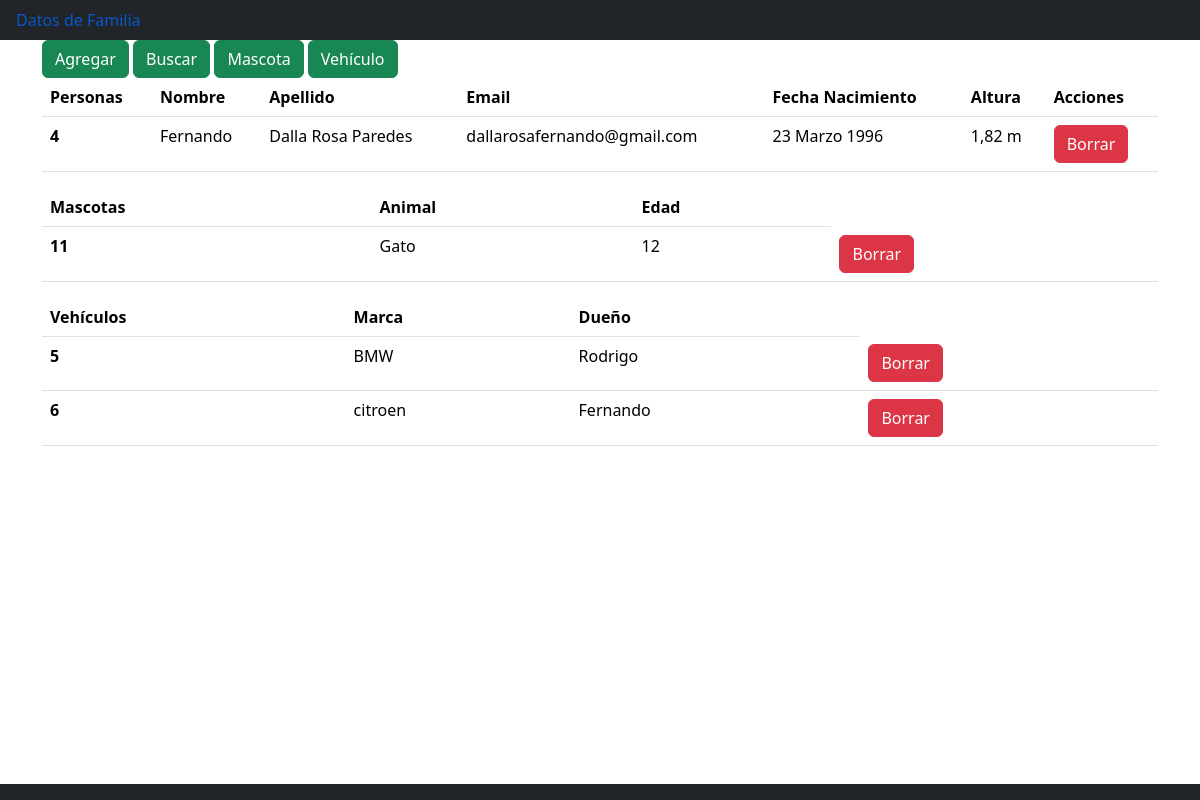
The page / on the database its author committed.
### familia/models.py (models this page shows)
class Persona(models.Model):
    nombre = models.CharField(max_length=100)
    apellido = models.CharField(max_length=100)
    email = models.CharField(max_length=100)
    fecha_nacimiento = models.DateField()
    altura = models.FloatField(default=0.0)

class Mascota(models.Model):
    animal = models.CharField(max_length=100)
    edad = models.IntegerField()

class Vehiculo(models.Model):
    marca = models.CharField(max_length=100)
    dueño = models.CharField(max_length=100)

### familia/views.py (the view)
# urls.py: path('', views.index, name="index"),
def index(request):
    personas = Persona.objects.all()
    mascota = Mascota.objects.all()
    vehiculo = Vehiculo.objects.all()
    template = loader.get_template('familia/lista_familiares.html')
    context = {
        'personas': personas,
        "mascota": mascota,
        "vehiculo": vehiculo,
    }
    return HttpResponse(template.render(context, request))

### familia/templates/familia/lista_familiares.html
{% extends "familia/index.html" %}
{% load bootstrap5 %}
{% block cuerpo %}
<div class="container">
  <div class="row">
    <div class="col">
      {% url 'agregar' as agregar_url %}
      {% url 'buscar' as buscar_url %}
      {% url 'mascota' as mascota_url %}
      {% url 'vehiculo' as vehiculo_url %}
      {% bootstrap_button "Agregar" button_class="btn-success" button_type="link" href=agregar_url %}
      {% bootstrap_button "Buscar" button_class="btn-success" button_type="link" href=buscar_url %}
      {% bootstrap_button "Mascota" button_class="btn-success" button_type="link" href=mascota_url %}
      {% bootstrap_button "Vehículo" button_class="btn-success" button_type="link" href=vehiculo_url %}
    <div>
  <div>
  <div class="row">
    <div class="col">
        {% if personas %}
        <table class="table">
            <thead>
                <th scope="col">Personas</th>
                <th scope="col">Nombre</th>
                <th scope="col">Apellido</th>
                <th scope="col">Email</th>
                <th scope="col">Fecha Nacimiento</th>
                <th scope="col">Altura</th>
                <th scope="col">Acciones</th>
            </thead>
            {% for p in personas %}
            <tbody>
                <tr>
                    <th scope="row">{{p.id}} </th>
                    <td> {{p.nombre}} </td>
                    <td> {{p.apellido}} </td>
                    <td> {{p.email}} </td>
                    <td> {{p.fecha_nacimiento}} </td>
                    <td> {{p.altura}} m</td>
                    {% url 'borrar' identificador=p.id as borrar_url %}
                    <td>{% bootstrap_button "Borrar" size="sm" button_class="btn-danger" button_type="link" href=borrar_url %}</td>
                </tr>
            </tbody>
            {% endfor %}
        </table>
        {% else %}
            <p>No tienes datos cargados</p>
        {% endif %}
    </div>
  </div>
</div>
<div class="row">
  <div class="col">
      {% if mascota %}
      <table class="table">
          <thead>
              <th scope="col">Mascotas</th>
              <th scope="col">Animal</th>
              <th scope="col">Edad</th>
          </thead>
          {% for p in mascota %}
          <tbody>
              <tr>
                  <th scope="row">{{p.id}} </th>
                  <td> {{p.animal}} </td>
                  <td> {{p.edad}} </td>
                  {% url 'borrar' identificador=p.id as borrar_url %}
                  <td>{% bootstrap_button "Borrar" size="sm" button_class="btn-danger" button_type="link" href=borrar_url %}</td>
              </tr>
          </tbody>
          {% endfor %}
      </table>
      {% else %}
          <p></p>
      {% endif %}
  </div>
</div>
</div>
<div class="row">
  <div class="col">
      {% if vehiculo %}
      <table class="table">
          <thead>
              <th scope="col">Vehículos</th>
              <th scope="col">Marca</th>
              <th scope="col">Dueño</th>
          </thead>
          {% for p in vehiculo %}
          <tbody>
              <tr>
                  <th scope="row">{{p.id}} </th>
                  <td> {{p.marca}} </td>
                  <td> {{p.dueño}} </td>
                  {% url 'borrar' identificador=p.id as borrar_url %}
                  <td>{% bootstrap_button "Borrar" size="sm" button_class="btn-danger" button_type="link" href=borrar_url %}</td>
              </tr>
          </tbody>
          {% endfor %}
      </table>
      {% else %}
          <p></p>
      {% endif %}
  </div>
</div>
</div>
{% endblock %}

### familia/templates/familia/index.html (shortened to what this page needs)
{% load bootstrap5 %}
{% bootstrap_css %}
<ul class="nav bg-dark fixed">
  <li class="nav-item">
    <a class="nav-link active" href="{%url  'index' %}"> Datos de Familia</a>
  </li>
</ul>
{% block  cuerpo %}
{% endblock %}
<ul class="nav bg-dark fixed-bottom justify-content-center">
  <li class="nav-item">
    <a class="nav-link active" href="/familia"></a>
  </li>
</ul>

### rows shown on the page
Persona: id "4", nombre "Fernando", apellido "Dalla Rosa Paredes", email "dallarosafernando@gmail.com", fecha_nacimiento "23 Marzo 1996", altura "1,82", bootstrap_button "Borrar"
Mascota: id "11", animal "Gato", edad "12", bootstrap_button "Borrar"
Vehiculo: id "5", marca "BMW", dueño "Rodrigo", bootstrap_button "Borrar"
Vehiculo: id "6", marca "citroen", dueño "Fernando", bootstrap_button "Borrar"
